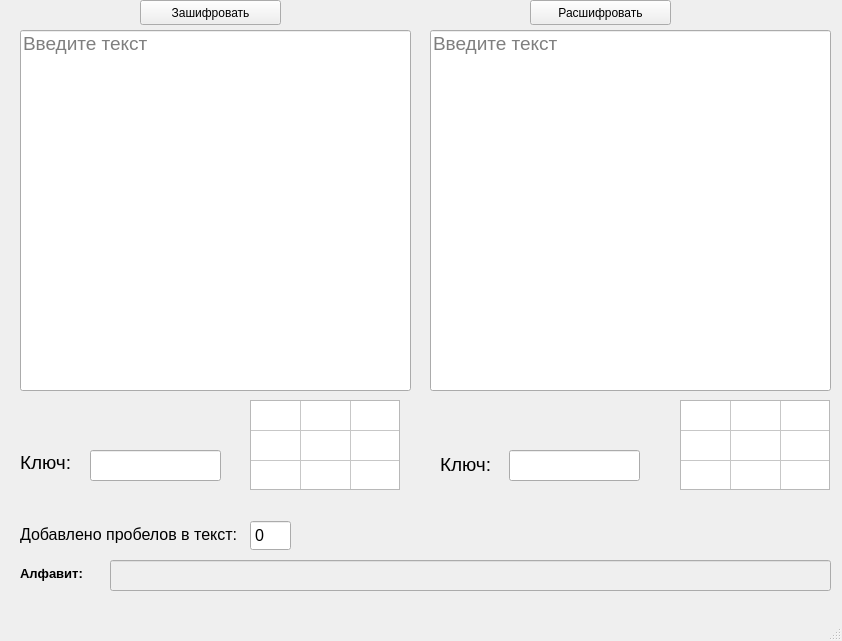
<?xml version="1.0" encoding="UTF-8"?>
<ui version="4.0">
 <class>MainWindow</class>
 <widget class="QMainWindow" name="MainWindow">
  <property name="geometry">
   <rect>
    <x>0</x>
    <y>0</y>
    <width>842</width>
    <height>641</height>
   </rect>
  </property>
  <property name="cursor">
   <cursorShape>PointingHandCursor</cursorShape>
  </property>
  <property name="windowTitle">
   <string>MainWindow</string>
  </property>
  <widget class="QWidget" name="centralwidget">
   <widget class="QLineEdit" name="text_unshifr">
    <property name="geometry">
     <rect>
      <x>430</x>
      <y>30</y>
      <width>401</width>
      <height>361</height>
     </rect>
    </property>
    <property name="font">
     <font>
      <pointsize>14</pointsize>
     </font>
    </property>
    <property name="statusTip">
     <string/>
    </property>
    <property name="inputMask">
     <string/>
    </property>
    <property name="text">
     <string/>
    </property>
    <property name="alignment">
     <set>Qt::AlignLeading|Qt::AlignLeft|Qt::AlignTop</set>
    </property>
    <property name="placeholderText">
     <string>Введите текст</string>
    </property>
   </widget>
   <widget class="QLabel" name="label">
    <property name="geometry">
     <rect>
      <x>20</x>
      <y>452</y>
      <width>61</width>
      <height>21</height>
     </rect>
    </property>
    <property name="font">
     <font>
      <pointsize>14</pointsize>
      <weight>50</weight>
      <bold>false</bold>
     </font>
    </property>
    <property name="text">
     <string>Ключ:</string>
    </property>
   </widget>
   <widget class="QPushButton" name="shifr">
    <property name="geometry">
     <rect>
      <x>140</x>
      <y>0</y>
      <width>141</width>
      <height>25</height>
     </rect>
    </property>
    <property name="text">
     <string>Зашифровать</string>
    </property>
   </widget>
   <widget class="QLabel" name="label_3">
    <property name="geometry">
     <rect>
      <x>20</x>
      <y>565</y>
      <width>91</width>
      <height>16</height>
     </rect>
    </property>
    <property name="font">
     <font>
      <pointsize>10</pointsize>
      <weight>75</weight>
      <bold>true</bold>
     </font>
    </property>
    <property name="text">
     <string>Алфавит:</string>
    </property>
   </widget>
   <widget class="QLabel" name="label_2">
    <property name="geometry">
     <rect>
      <x>440</x>
      <y>454</y>
      <width>71</width>
      <height>21</height>
     </rect>
    </property>
    <property name="font">
     <font>
      <pointsize>14</pointsize>
      <weight>50</weight>
      <bold>false</bold>
     </font>
    </property>
    <property name="text">
     <string>Ключ:</string>
    </property>
   </widget>
   <widget class="QPushButton" name="un_shif">
    <property name="geometry">
     <rect>
      <x>530</x>
      <y>0</y>
      <width>141</width>
      <height>25</height>
     </rect>
    </property>
    <property name="text">
     <string>Расшифровать</string>
    </property>
   </widget>
   <widget class="QLineEdit" name="text_shifr">
    <property name="geometry">
     <rect>
      <x>20</x>
      <y>30</y>
      <width>391</width>
      <height>361</height>
     </rect>
    </property>
    <property name="font">
     <font>
      <pointsize>14</pointsize>
     </font>
    </property>
    <property name="whatsThis">
     <string/>
    </property>
    <property name="text">
     <string/>
    </property>
    <property name="alignment">
     <set>Qt::AlignLeading|Qt::AlignLeft|Qt::AlignTop</set>
    </property>
    <property name="placeholderText">
     <string>Введите текст</string>
    </property>
   </widget>
   <widget class="QLineEdit" name="key_1">
    <property name="geometry">
     <rect>
      <x>90</x>
      <y>450</y>
      <width>131</width>
      <height>31</height>
     </rect>
    </property>
   </widget>
   <widget class="QLineEdit" name="key_2">
    <property name="geometry">
     <rect>
      <x>509</x>
      <y>450</y>
      <width>131</width>
      <height>31</height>
     </rect>
    </property>
   </widget>
   <widget class="QLineEdit" name="abcd">
    <property name="enabled">
     <bool>false</bool>
    </property>
    <property name="geometry">
     <rect>
      <x>110</x>
      <y>560</y>
      <width>721</width>
      <height>31</height>
     </rect>
    </property>
    <property name="readOnly">
     <bool>true</bool>
    </property>
   </widget>
   <widget class="QTableWidget" name="key_table_1">
    <property name="geometry">
     <rect>
      <x>250</x>
      <y>400</y>
      <width>150</width>
      <height>90</height>
     </rect>
    </property>
    <property name="verticalScrollBarPolicy">
     <enum>Qt::ScrollBarAlwaysOff</enum>
    </property>
    <property name="horizontalScrollBarPolicy">
     <enum>Qt::ScrollBarAlwaysOff</enum>
    </property>
    <property name="rowCount">
     <number>3</number>
    </property>
    <property name="columnCount">
     <number>3</number>
    </property>
    <attribute name="horizontalHeaderVisible">
     <bool>false</bool>
    </attribute>
    <attribute name="horizontalHeaderMinimumSectionSize">
     <number>50</number>
    </attribute>
    <attribute name="horizontalHeaderDefaultSectionSize">
     <number>50</number>
    </attribute>
    <attribute name="horizontalHeaderHighlightSections">
     <bool>false</bool>
    </attribute>
    <attribute name="verticalHeaderVisible">
     <bool>false</bool>
    </attribute>
    <row/>
    <row/>
    <row/>
    <column/>
    <column/>
    <column/>
   </widget>
   <widget class="QTableWidget" name="key_table_2">
    <property name="geometry">
     <rect>
      <x>680</x>
      <y>400</y>
      <width>150</width>
      <height>90</height>
     </rect>
    </property>
    <property name="verticalScrollBarPolicy">
     <enum>Qt::ScrollBarAlwaysOff</enum>
    </property>
    <property name="horizontalScrollBarPolicy">
     <enum>Qt::ScrollBarAlwaysOff</enum>
    </property>
    <property name="rowCount">
     <number>3</number>
    </property>
    <property name="columnCount">
     <number>3</number>
    </property>
    <attribute name="horizontalHeaderVisible">
     <bool>false</bool>
    </attribute>
    <attribute name="horizontalHeaderMinimumSectionSize">
     <number>50</number>
    </attribute>
    <attribute name="horizontalHeaderDefaultSectionSize">
     <number>50</number>
    </attribute>
    <attribute name="horizontalHeaderHighlightSections">
     <bool>false</bool>
    </attribute>
    <attribute name="verticalHeaderVisible">
     <bool>false</bool>
    </attribute>
    <row/>
    <row/>
    <row/>
    <column/>
    <column/>
    <column/>
   </widget>
   <widget class="QLabel" name="label_4">
    <property name="geometry">
     <rect>
      <x>20</x>
      <y>522</y>
      <width>271</width>
      <height>25</height>
     </rect>
    </property>
    <property name="font">
     <font>
      <pointsize>12</pointsize>
      <weight>50</weight>
      <bold>false</bold>
     </font>
    </property>
    <property name="text">
     <string>Добавлено пробелов в текст:</string>
    </property>
    <property name="textFormat">
     <enum>Qt::AutoText</enum>
    </property>
    <property name="scaledContents">
     <bool>false</bool>
    </property>
    <property name="alignment">
     <set>Qt::AlignLeading|Qt::AlignLeft|Qt::AlignVCenter</set>
    </property>
    <property name="textInteractionFlags">
     <set>Qt::NoTextInteraction</set>
    </property>
   </widget>
   <widget class="QSpinBox" name="spinBox">
    <property name="geometry">
     <rect>
      <x>250</x>
      <y>520</y>
      <width>41</width>
      <height>31</height>
     </rect>
    </property>
    <property name="font">
     <font>
      <pointsize>12</pointsize>
     </font>
    </property>
    <property name="wrapping">
     <bool>false</bool>
    </property>
    <property name="frame">
     <bool>true</bool>
    </property>
    <property name="readOnly">
     <bool>true</bool>
    </property>
    <property name="buttonSymbols">
     <enum>QAbstractSpinBox::NoButtons</enum>
    </property>
    <property name="accelerated">
     <bool>false</bool>
    </property>
    <property name="correctionMode">
     <enum>QAbstractSpinBox::CorrectToPreviousValue</enum>
    </property>
    <property name="keyboardTracking">
     <bool>true</bool>
    </property>
    <property name="showGroupSeparator" stdset="0">
     <bool>false</bool>
    </property>
    <property name="stepType">
     <enum>QAbstractSpinBox::DefaultStepType</enum>
    </property>
   </widget>
  </widget>
  <widget class="QMenuBar" name="menubar">
   <property name="geometry">
    <rect>
     <x>0</x>
     <y>0</y>
     <width>842</width>
     <height>25</height>
    </rect>
   </property>
  </widget>
  <widget class="QStatusBar" name="statusbar"/>
 </widget>
 <resources/>
 <connections/>
</ui>
